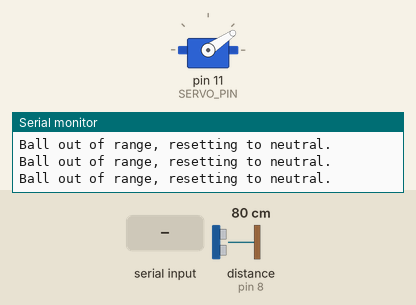
Simulated run of this sketch. Board: Arduino Uno, built with avr-gcc and run on an emulated ATmega328P. Parts: servo, the last lines printed to the serial monitor. Wiring (inferred from the names in the program): ultrasonic range finder: trigger pin 9; echo pin 8. The test bench sets the inputs (shaded band); at power-on: distance to the obstacle (sensor on pin 8) 80 cm. The echo pulse lasts 58.3 µs per cm.

Above: at 1.3 s.
1.4 s: distance to the obstacle (sensor on pin 8) set to 9 cm
At 3.6 s:
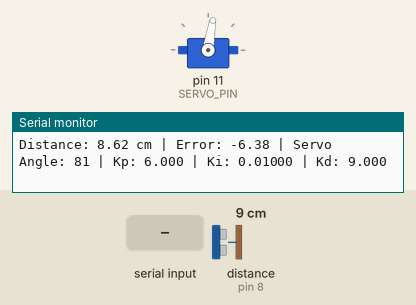
4.4 s: "30 150\n" received over Serial
At 4.68 s:
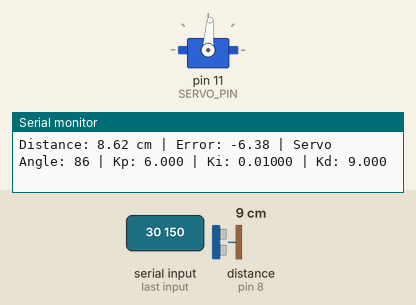
6.1 s: "Kp 1\n" received over Serial
At 7.7 s:
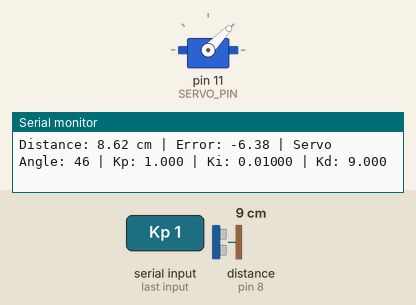
9.1 s: distance to the obstacle (sensor on pin 8) set to 35 cm
At 9.66 s:
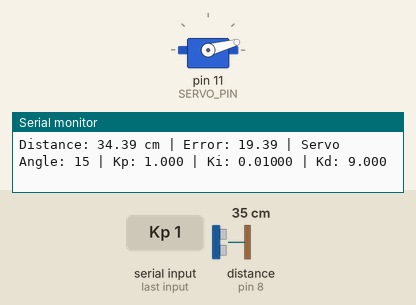
12.1 s: "neutral 150\n" received over Serial
15.1 s: distance to the obstacle (sensor on pin 8) set to 60 cm
Timing chart, 0 to 17.6 s (numbered marks = the images above; inputs shaded):
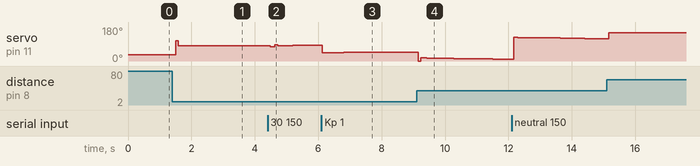

The sketch:

SingleAxisBalancer.ino
```cpp
#include <Servo.h>

#define TRIG_PIN 9
#define ECHO_PIN 8
#define SERVO_PIN 11

// PID constants (can be tuned via Serial)
float Kp = 6;
float Ki = 0.01;
float Kd = 9;

float setpoint = 15.0;  // Desired distance (in cm)
float error = 0, previous_error = 0;
float integral = 0, derivative = 0;
float output = 0;

int neutralAngle = 34;  // Servo center position
unsigned long stableStartTime = 0;  // Time when error first became small
bool isStable = false;

Servo myServo;
String inputString = "";
bool newInput = false;

void setup() {
  Serial.begin(9600);
  pinMode(TRIG_PIN, OUTPUT);
  pinMode(ECHO_PIN, INPUT);
  myServo.attach(SERVO_PIN);
  myServo.write(neutralAngle);  // Start in neutral
  inputString.reserve(50);

  Serial.println("=== PID Ball Balancer Initialized ===");
  Serial.println("Commands:");
  Serial.println("  Kp <val>   → Set proportional gain");
  Serial.println("  Ki <val>   → Set integral gain");
  Serial.println("  Kd <val>   → Set derivative gain");
  Serial.println("  neutral <val> → Set neutral angle");
  Serial.println("  servo <±val>  → Move servo relative to neutral");
}

float getDistanceCM() {
  digitalWrite(TRIG_PIN, LOW);
  delayMicroseconds(2);
  digitalWrite(TRIG_PIN, HIGH);
  delayMicroseconds(10);
  digitalWrite(TRIG_PIN, LOW);

  long duration = pulseIn(ECHO_PIN, HIGH);
  float distance = duration * 0.034 / 2.0;
  return distance;
}

void loop() {
  handleSerialInput();
  float distance = getDistanceCM();

  if (distance > 45.0) {
    myServo.write(neutralAngle);
    Serial.println("Ball out of range, resetting to neutral.");
    delay(100);
    return;
  }
  error = distance - setpoint;

  // Check for sustained stability
  if (abs(error) < 3) {
    if (!isStable) {
      stableStartTime = millis();
      isStable = true;
    } else if (millis() - stableStartTime >= 2500) {
      myServo.write(neutralAngle);
      Serial.println("Error stable <3 for 2.5s → Servo set to neutral.");
      delay(50);
      return;
    }
  } else {
    isStable = false;  // Reset if error increases
  }

  // PID calculations
  integral += error;
  derivative = error - previous_error;
  output = -(Kp * error + Ki * integral + Kd * derivative);

  // Limit output and amplify
  output = constrain(output, -60, 60);
  int servoAngle = constrain(neutralAngle + output * 1.2, 0, 180);
  myServo.write(servoAngle);

  // Debug info
  Serial.print("Distance: ");
  Serial.print(distance, 2);
  Serial.print(" cm | Error: ");
  Serial.print(error, 2);
  Serial.print(" | Servo Angle: ");
  Serial.print(servoAngle);
  Serial.print(" | Kp: ");
  Serial.print(Kp, 3);
  Serial.print(" | Ki: ");
  Serial.print(Ki, 5);
  Serial.print(" | Kd: ");
  Serial.println(Kd, 3);

  previous_error = error;
  delay(50);  // ~20Hz control rate
}

void handleSerialInput() {
  while (Serial.available()) {
    char inChar = (char)Serial.read();
    if (inChar == '\n') {
      newInput = true;
    } else if (inChar != '\r') {
      inputString += inChar;
    }
  }

  if (newInput) {
    parseCommand(inputString);
    inputString = "";
    newInput = false;
  }
}

void parseCommand(String cmd) {
  cmd.trim();
  int spaceIndex = cmd.indexOf(' ');
  if (spaceIndex == -1) return;

  String param = cmd.substring(0, spaceIndex);
  float value = cmd.substring(spaceIndex + 1).toFloat();

  if (param.equalsIgnoreCase("Kp")) {
    Kp = value;
    Serial.print("Updated Kp: ");
    Serial.println(Kp);
  } else if (param.equalsIgnoreCase("Ki")) {
    Ki = value;
    Serial.print("Updated Ki: ");
    Serial.println(Ki);

  } else if (param.equalsIgnoreCase("Kd")) {
    Kd = value;
    Serial.print("Updated Kd: ");
    Serial.println(Kd);

  } else if (param.equalsIgnoreCase("neutral")) {
    neutralAngle = constrain((int)value, 0, 180);
    Serial.print("Updated neutral angle: ");
    Serial.println(neutralAngle);

  } else if (param.equalsIgnoreCase("servo")) {
    int target = constrain(neutralAngle + (int)value, 0, 180);
    myServo.write(target);
    Serial.print("Moved servo to angle: ");
    Serial.println(target);

  } else {
    Serial.println("Unknown command. Use Kp, Ki, Kd, neutral, or servo.");
  }
}
```

Measured:
- after the input at 1.4 s, servo on pin 11 (SERVO_PIN): 34° → 106° after 0.11 s, → 80° 0.08 s later, → 81° 1.1 s later, → 82° 1.2 s later
- after the input at 4.4 s, servo on pin 11 (SERVO_PIN): 82° → 76° after 0.09 s, → 86° 0.14 s later, → 82° 0.09 s later, → 83° 0.47 s later
